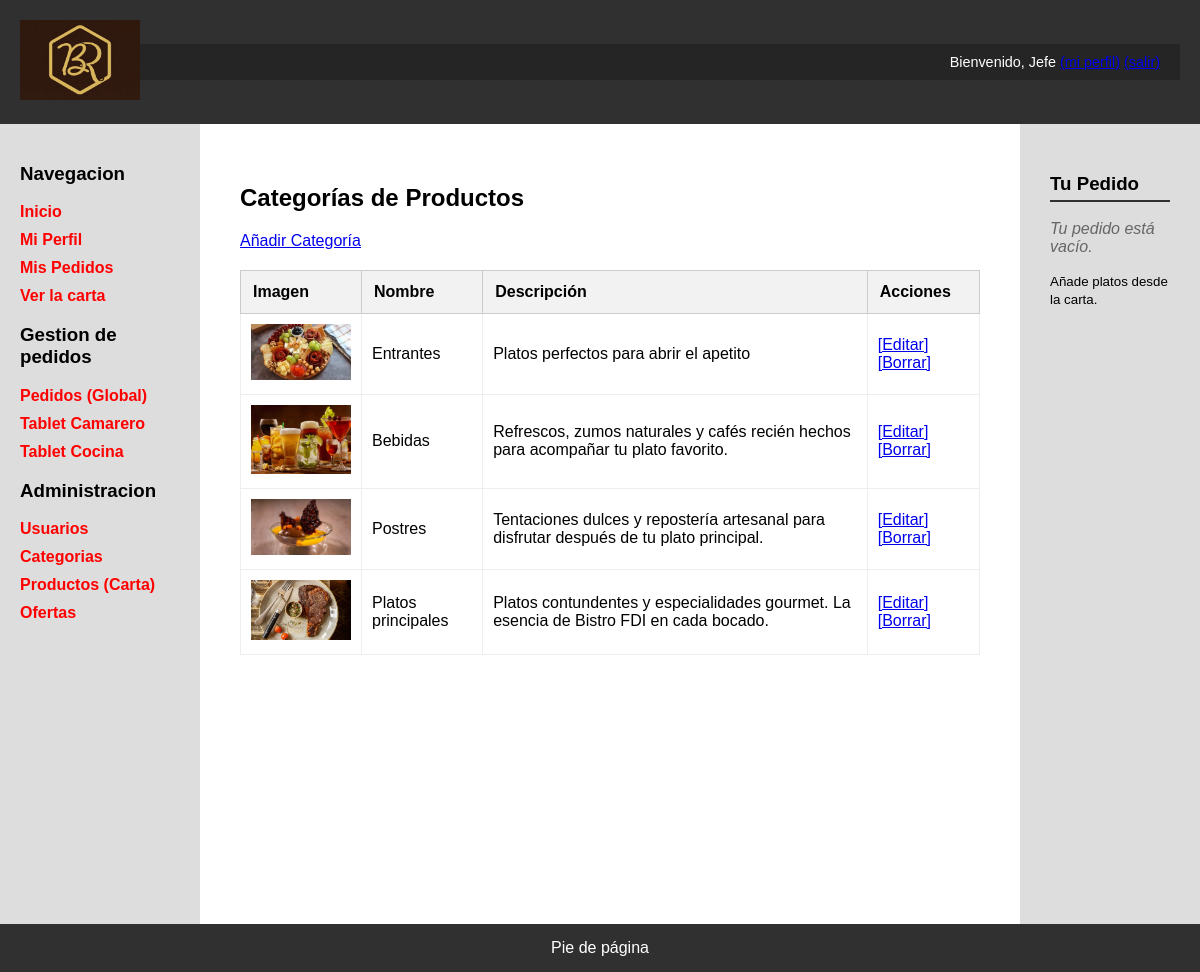
The app's page /admin_categorias.php (signed in) with its own data.
### tables this page shows
CREATE TABLE `categorias` (
  `id` int(11) NOT NULL,
  `nombre` varchar(50) NOT NULL,
  `descripcion` text DEFAULT NULL,
  `imagen` varchar(255) DEFAULT 'cat_default.png'
);

### includes/config.php (called while the page is built, shortened)
<?php
spl_autoload_register(function ($class) {
    $prefix = 'es\\ucm\\fdi\\aw\\';
    $base_dir = __DIR__ . '/clases/';
    $len = strlen($prefix);
    $relative_class = substr($class, $len);
    $file = $base_dir . str_replace('\\', '/', $relative_class) . '.php';
});

### includes/clases/Aplicacion.php (called while the page is built, shortened)
<?php
class Aplicacion
{
	private $bdDatosConexion;
	private $inicializada = false;
	private $conn;
	public function init($bdDatosConexion)
	{
		if (!$this->inicializada) {
			$this->bdDatosConexion = $bdDatosConexion;
			$this->inicializada = true;
		}
	}
	public function getConexionBd()
	{
		if (!$this->conn) {
			$bdHost = $this->bdDatosConexion['host'];
			$bdUser = $this->bdDatosConexion['user'];
			$bdPass = $this->bdDatosConexion['pass'];
			$bd = $this->bdDatosConexion['bd'];
			$conn = new \mysqli($bdHost, $bdUser, $bdPass, $bd);
			$this->conn = $conn;
		}
		return $this->conn;
	}
	public function ejecutarConsultaBd($sql, $tipos = null, ...$parametros)
	{
		$conn = $this->getConexionBd();
		$stmt = $conn->prepare($sql);
		if (!$stmt->execute()) {
			echo "Error al ejecutar la consulta ({$stmt->errno}): {$stmt->error}";
			exit();
		}
		return $stmt;
	}
}

### includes/clases/categorias/Categoria.php (called while the page is built, shortened)
<?php
class Categoria
{
    public static function todas(): array
    {
        $queryCategorias = "SELECT * FROM categorias";
        $rs = Aplicacion::getInstance()->ejecutarConsultaBd($queryCategorias)->get_result();
        $categorias = [];
        if ($rs) {
            while ($fila = $rs->fetch_assoc()) {
                $categorias[] = $fila;
            }
        }
        return $categorias;
    }
}

### admin_categorias.php (the view, shortened to what this page needs)
<?php
require_once __DIR__.'/includes/config.php';
if (!isset($_SESSION['esAdmin']) || !$_SESSION['esAdmin']) {
    $tituloPagina = 'Acceso Denegado';
    $contenidoPrincipal = "<h1>Acceso Denegado</h1><p>Solo el Gerente puede ver esto.</p>";
} else {
    $categorias = Categoria::todas();
    $rutaApp = RUTA_APP;
    $rutaJs = RUTA_JS;
    $rutaImgs = RUTA_IMGS;
    $filas = "";
    if(!empty($categorias)) {
        foreach ($categorias as $fila) {
            $filas .= <<<EOS
                <tr>
                    <td><img src="{$rutaImgs}/categorias/{$fila['imagen']}" width="100"></td>
                    <td>{$fila['nombre']}</td>
                    <td>{$fila['descripcion']}</td>
                    <td>
                        <a href="$rutaApp/editar_categoria.php?id={$fila['id']}">[Editar]</a>
                        <a href="$rutaApp/includes/borrar_categoria.php?id={$fila['id']}" class="boton-borrar" data-mensaje="¡OJO! Esto borrará la categoría permanentemente. ¿Proceder?">[Borrar]</a>
                    </td>
                </tr>
            EOS;
        }
    }
    $contenidoPrincipal = <<<EOS
        <h1>Categorías de Productos</h1>
        <p><a href="$rutaApp/nueva_categoria.php">Añadir Categoría</a></p>
        <table>
            <thead>
                <tr>
                    <th>Imagen</th>
                    <th>Nombre</th>
                    <th>Descripción</th>
                    <th>Acciones</th>
                </tr>
            </thead>
            <tbody>$filas</tbody>
        </table>
        <script src="$rutaJs/confirmacion_borrado.js"></script>
    EOS;
}
require __DIR__.'/includes/vistas/plantillas/plantilla.php';

### CSS/estilo.css (style rules this page uses)
body { background-color: #CDCDCD; margin: 0; font-family: Arial, sans-serif; }
table { width: 100%; border-collapse: collapse; margin-top: 20px; }
th { background-color: #f2f2f2; padding: 12px; border: 1px solid #ccc; text-align: left; }
td { padding: 10px; border: 1px solid #eee; }

### records on screen
categorias: imagen (picture), nombre "Entrantes", descripcion "Platos perfectos para abrir el apetito"
categorias: imagen (picture), nombre "Bebidas", descripcion "Refrescos, zumos naturales y cafés recién hechos para acompañar tu plato favorito."
categorias: imagen (picture), nombre "Postres", descripcion "Tentaciones dulces y repostería artesanal para disfrutar después de tu plato principal."
categorias: imagen (picture), nombre "Platos principales", descripcion "Platos contundentes y especialidades gourmet. La esencia de Bistro FDI en cada bocado."

### other values on screen
$_SESSION['nombre'] "Jefe"
